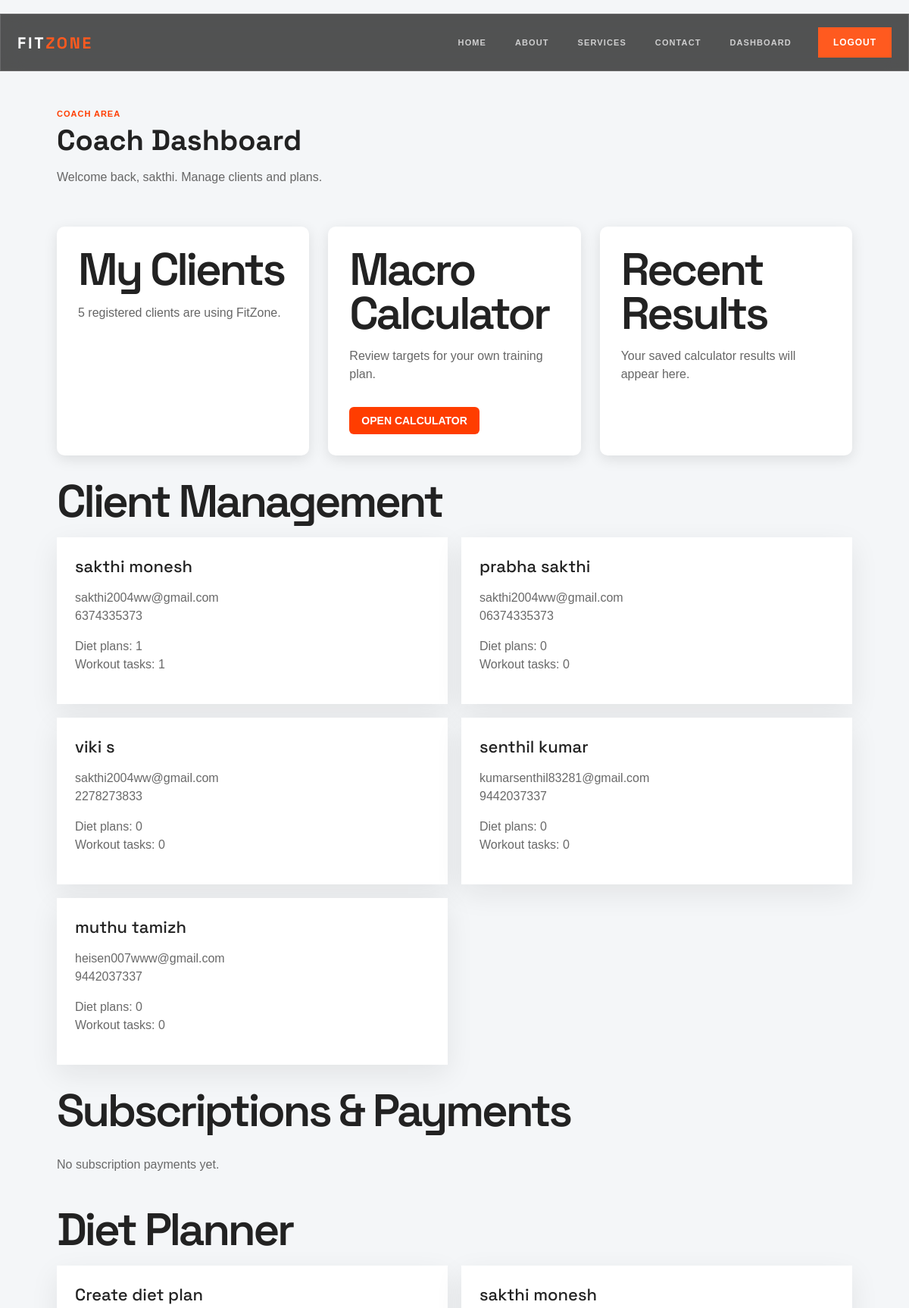
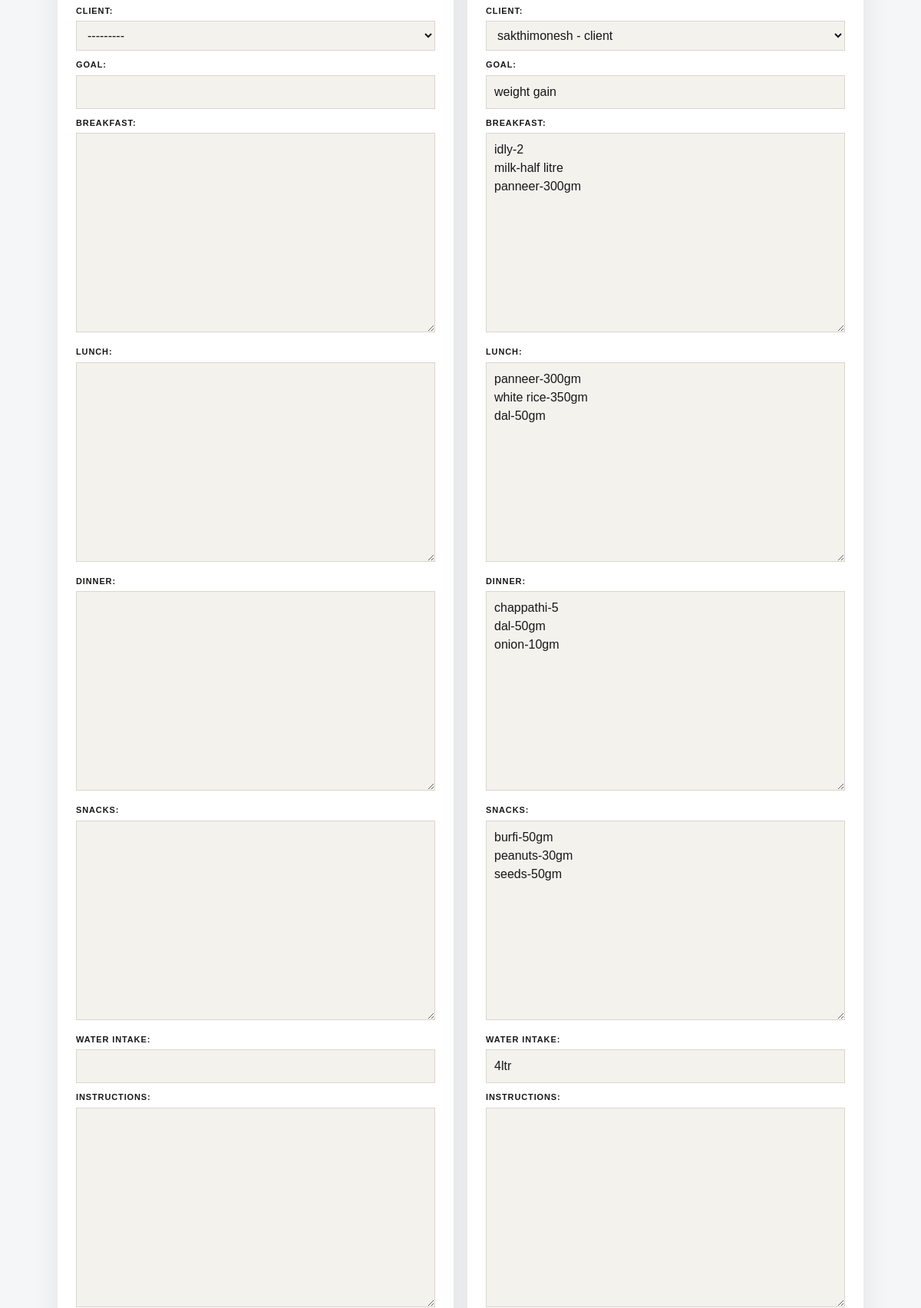
/coach-dashboard/ (signed in, upper part), run on the app's committed database (2 pictures, top to bottom).
### star/models.py (models this page shows)
class MemberProfile(models.Model):
    ROLE_CHOICES = [
        ("coach", "Coach"),
        ("client", "Client"),
    ]
    user = models.OneToOneField(
        settings.AUTH_USER_MODEL,
        on_delete=models.CASCADE,
        related_name="member_profile",
    )
    role = models.CharField(
        max_length=10,
        choices=ROLE_CHOICES,
    )
    phone = models.CharField(
        max_length=15,
        blank=True,
    )
    created_at = models.DateTimeField(
        auto_now_add=True,
    )
    def __str__(self):
        return f"{self.user.username} - {self.role}"

class DietPlan(models.Model):
    coach = models.ForeignKey(settings.AUTH_USER_MODEL, on_delete=models.CASCADE, related_name="diet_plans")
    client = models.ForeignKey(MemberProfile, on_delete=models.CASCADE, related_name="diet_plans")
    goal = models.CharField(max_length=150)
    breakfast = models.TextField()
    lunch = models.TextField()
    dinner = models.TextField()
    snacks = models.TextField(blank=True)
    water_intake = models.CharField(max_length=100)
    instructions = models.TextField(blank=True)
    start_date = models.DateField()
    end_date = models.DateField()
    created_at = models.DateTimeField(auto_now_add=True)
    updated_at = models.DateTimeField(auto_now=True)
    class Meta:
        ordering = ("-updated_at",)

### star/views.py (the view)
# urls.py: path("coach-dashboard/",views.coach_dashboard,name="coach_dashboard"),
@login_required
def coach_dashboard(request):
    if request.user.member_profile.role != "coach":
        return redirect("client_dashboard")
    clients = MemberProfile.objects.filter(role="client").select_related("user")
    diet_plans = list(DietPlan.objects.filter(coach=request.user).select_related("client__user"))
    workout_plans = list(WorkoutPlan.objects.filter(coach=request.user).select_related("client__user"))
    complaints = list(Complaint.objects.all())
    enquiries = list(Enquiry.objects.all())
    subscriptions = list(Subscription.objects.select_related("user", "plan", "payment_order").order_by("-created_at"))
    for subscription in subscriptions:
        subscription.refresh_status()
    payments = PaymentOrder.objects.select_related("user", "plan").order_by("-created_at")
    return render(request, "coach_dashboard.html", {
        "profile": request.user.member_profile,
        "recent_calculations": request.user.calculator_records.all()[:5],
        "client_count": clients.count(),
        "clients": clients,
        "complaint_items": [(item, ComplaintUpdateForm(instance=item)) for item in complaints],
        "enquiry_items": [(item, EnquiryUpdateForm(instance=item)) for item in enquiries],
        "diet_items": [(item, DietPlanForm(instance=item)) for item in diet_plans],
        "workout_items": [(item, WorkoutPlanForm(instance=item)) for item in workout_plans],
        "progress": WorkoutCompletion.objects.filter(workout__coach=request.user).select_related("workout", "client__user"),
        "diet_form": DietPlanForm(),
        "workout_form": WorkoutPlanForm(),
        "subscriptions": subscriptions,
        "payments": payments,
    })

### star/forms.py
class DietPlanForm(forms.ModelForm):
    class Meta:
        model = DietPlan
        exclude = ("coach",)
        widgets = {"start_date": forms.DateInput(attrs={"type": "date"}), "end_date": forms.DateInput(attrs={"type": "date"})}
    def __init__(self, *args, **kwargs):
        super().__init__(*args, **kwargs)
        self.fields["client"].queryset = MemberProfile.objects.filter(role="client").select_related("user")

class WorkoutPlanForm(forms.ModelForm):
    class Meta:
        model = WorkoutPlan
        exclude = ("coach",)
        widgets = {"workout_date": forms.DateInput(attrs={"type": "date"})}
    def __init__(self, *args, **kwargs):
        super().__init__(*args, **kwargs)
        self.fields["client"].queryset = MemberProfile.objects.filter(role="client").select_related("user")

### star/templates/coach_dashboard.html (shortened to what this page needs)
{% extends "base.html" %}
{% block content %}
<main class="dashboard">
    <div class="dashboard-header"><div><p class="dashboard-label">Coach Area</p><h1>Coach Dashboard</h1><p>Welcome back, {{ user.first_name|default:user.username }}. Manage clients and plans.</p></div></div>
    <div class="dashboard-grid">
        <div class="dashboard-card"><h2>My Clients</h2><p>{{ client_count }} registered clients are using FitZone.</p></div>
        <div class="dashboard-card"><h2>Macro Calculator</h2><p>Review targets for your own training plan.</p><a href="{% url 'calculator' 'macro' %}" class="dashboard-link">Open Calculator</a></div>
        <div class="dashboard-card"><h2>Recent Results</h2>{% for calculation in recent_calculations %}<p>{{ calculation.get_calculator_type_display }}: {{ calculation.calories }} calories</p>{% empty %}<p>Your saved calculator results will appear here.</p>{% endfor %}</div>
    </div>
    <section class="management-section"><h2>Client Management</h2><div class="management-grid">{% for client in clients %}<article class="management-card"><h3>{{ client.user.get_full_name|default:client.user.username }}</h3><p>{{ client.user.email }}{% if client.phone %}<br>{{ client.phone }}{% endif %}</p><p>Diet plans: {{ client.diet_plans.count }}<br>Workout tasks: {{ client.workout_plans.count }}</p></article>{% empty %}<p class="management-muted">No registered clients yet.</p>{% endfor %}</div></section>
    <section class="management-section"><h2>Subscriptions &amp; Payments</h2><div class="management-grid">{% for payment in payments %}<article class="management-card"><h3>{{ payment.user.get_full_name|default:payment.user.username }}</h3><p>{{ payment.plan.name }}<br>Amount: INR {{ payment.amount }}<br>Payment: {{ payment.get_status_display }}<br>Subscription: {% if payment.subscription %}{{ payment.subscription.get_status_display }}{% else %}-{% endif %}<br>Transaction: {{ payment.gateway_payment_id|default:payment.gateway_order_id }}<br>Start: {% if payment.subscription %}{{ payment.subscription.start_date|default:'-' }}{% else %}-{% endif %}<br>Expiry: {% if payment.subscription %}{{ payment.subscription.end_date|default:'-' }}{% else %}-{% endif %}<br>Payment date: {{ payment.updated_at|date:'Y-m-d H:i' }}</p></article>{% empty %}<p class="management-muted">No subscription payments yet.</p>{% endfor %}</div></section>
    <section class="management-section"><h2>Diet Planner</h2><div class="management-grid"><article class="management-card"><h3>Create diet plan</h3><form method="post" action="{% url 'coach_diet_create' %}">{{ diet_form.as_p }}</form></article>{% for plan, form in diet_items %}<article class="management-card"><h3>{{ plan.client.user.get_full_name|default:plan.client.user.username }}</h3><form method="post" action="{% url 'coach_diet_edit' plan.pk %}">{{ form.as_p }}</form></article>{% empty %}<p class="management-muted">No diet plans created yet.</p>{% endfor %}</div></section>
</main>
{% endblock %}

### star/static/css/style.css (style rules this page uses)
:root { --ink: #171717; --muted: #696969; --paper: #f4f2ed; --white: #fff; --orange: #ff5a1f; --line: #d9d6cf; }
* { box-sizing: border-box; }
html { scroll-behavior: smooth; }
body { margin: 0; color: var(--ink); background: var(--paper); font-family: 'DM Sans', sans-serif; }
a { color: inherit; text-decoration: none; }
h2 { margin: 0; font: 600 clamp(42px, 5vw, 70px)/.96 'Space Grotesk', sans-serif; letter-spacing: -.055em; }
.reveal-item { opacity: 0; transform: translateY(28px); transition: opacity .75s ease var(--reveal-delay, 0ms), transform .75s ease var(--reveal-delay, 0ms); }
.reveal-item.is-visible { opacity: 1; transform: translateY(0); }
.role-box, .dashboard-card { padding: 35px; background: var(--white); box-shadow: 0 12px 35px rgba(23,23,23,.08); }
.role-box h1, .dashboard-header h1 { font-family: 'Space Grotesk', sans-serif; }
.role-box p, .dashboard-header p, .dashboard-card p { color: var(--muted); }
.role-options, .dashboard-grid { display: grid; grid-template-columns: repeat(2, 1fr); gap: 18px; margin: 28px 0; }
.dashboard { max-width: 1100px; margin: 0 auto; padding: 140px 24px 70px; }
.dashboard-header { display: flex; align-items: center; justify-content: space-between; gap: 25px; margin-bottom: 38px; }
.dashboard-header h1 { margin: 6px 0; font-size: 42px; }
.dashboard-label { margin: 0; color: var(--orange) !important; font-size: 11px; font-weight: 700; letter-spacing: .15em; text-transform: uppercase; }
.dashboard-grid { grid-template-columns: repeat(3, 1fr); margin: 0; }
.dashboard-card p { min-height: 42px; line-height: 1.5; }
.dashboard-link, .logout-button { display: inline-block; border: 0; padding: 12px 18px; color: var(--white); background: var(--orange); font-size: 12px; font-weight: 700; text-transform: uppercase; cursor: pointer; }
body { margin: 0; font-family: Arial, sans-serif; background: #f4f6f8; color: #222; }
.primary-button, .logout-button, .dashboard-link { display: inline-block; border: none; border-radius: 6px; padding: 13px 24px; background: #ff3d00; color: white; text-decoration: none; font-weight: bold; cursor: pointer; }
.dashboard { max-width: 1100px; margin: 50px auto; padding: 0 25px; }
.dashboard-header { display: flex; justify-content: space-between; align-items: center; gap: 30px; margin-bottom: 40px; }
.dashboard-header h1 { margin: 5px 0; font-size: 38px; }
.dashboard-header p { color: #666; }
.dashboard-label { margin: 0; color: #ff3d00 !important; font-weight: bold; text-transform: uppercase; letter-spacing: 1px; }
.dashboard-grid { display: grid; grid-template-columns: repeat(3, 1fr); gap: 25px; }
.dashboard-card { padding: 28px; background: white; border-radius: 10px; box-shadow: 0 5px 18px rgba(0, 0, 0, 0.1); }
.dashboard-card p { min-height: 45px; color: #666; }
.dashboard-link { margin-top: 15px; padding: 10px 16px; font-size: 14px; }

### star/templates/coach_dashboard.html (style rules this page uses)
.management-section { margin-top: 32px; }
.management-section > h2 { margin-bottom: 18px; font-family: 'Space Grotesk', sans-serif; }
.management-grid { display: grid; grid-template-columns: repeat(2, minmax(0, 1fr)); gap: 18px; }
.management-card { padding: 24px; background: var(--white); box-shadow: 0 12px 35px rgba(23,23,23,.08); }
.management-card h3 { margin: 0 0 10px; font: 500 22px 'Space Grotesk', sans-serif; }
.management-card p { color: var(--muted); line-height: 1.5; }
.management-card form p { margin: 10px 0; }
.management-card label { display: block; margin-bottom: 5px; color: var(--ink); font-size: 11px; font-weight: 700; letter-spacing: .08em; text-transform: uppercase; }
.management-card input, .management-card select, .management-card textarea { width: 100%; padding: 9px 10px; border: 1px solid var(--line); color: var(--ink); background: var(--paper); font: inherit; }
.management-card textarea { resize: vertical; }
.management-muted { color: var(--muted); }

### data on the page
MemberProfile: user.get_full_name "sakthi monesh", user.email "sakthi2004ww@gmail.com", phone "6374335373", diet_plans.count "1", workout_plans.count "1"
MemberProfile: user.get_full_name "prabha sakthi", user.email "sakthi2004ww@gmail.com", phone "06374335373", diet_plans.count "0", workout_plans.count "0"
MemberProfile: user.get_full_name "viki s", user.email "sakthi2004ww@gmail.com", phone "2278273833", diet_plans.count "0", workout_plans.count "0"
MemberProfile: user.get_full_name "senthil kumar", user.email "kumarsenthil83281@gmail.com", phone "9442037337", diet_plans.count "0", workout_plans.count "0"
MemberProfile: user.get_full_name "muthu tamizh", user.email "heisen007www@gmail.com", phone "9442037337", diet_plans.count "0", workout_plans.count "0"
DietPlan: client.user.get_full_name "sakthi monesh", client "sakthimonesh - client", goal "weight gain", breakfast "idly-2 milk-half litre panneer-300gm", lunch "panneer-300gm white rice-350gm dal-50gm", dinner "chappathi-5 dal-50gm onion-10gm", snacks "burfi-50gm peanuts-30gm seeds-50gm", water_intake "4ltr"

### other printed values
{{ user.first_name|default:user.username }} "sakthi"
{{ client_count }} "5"
